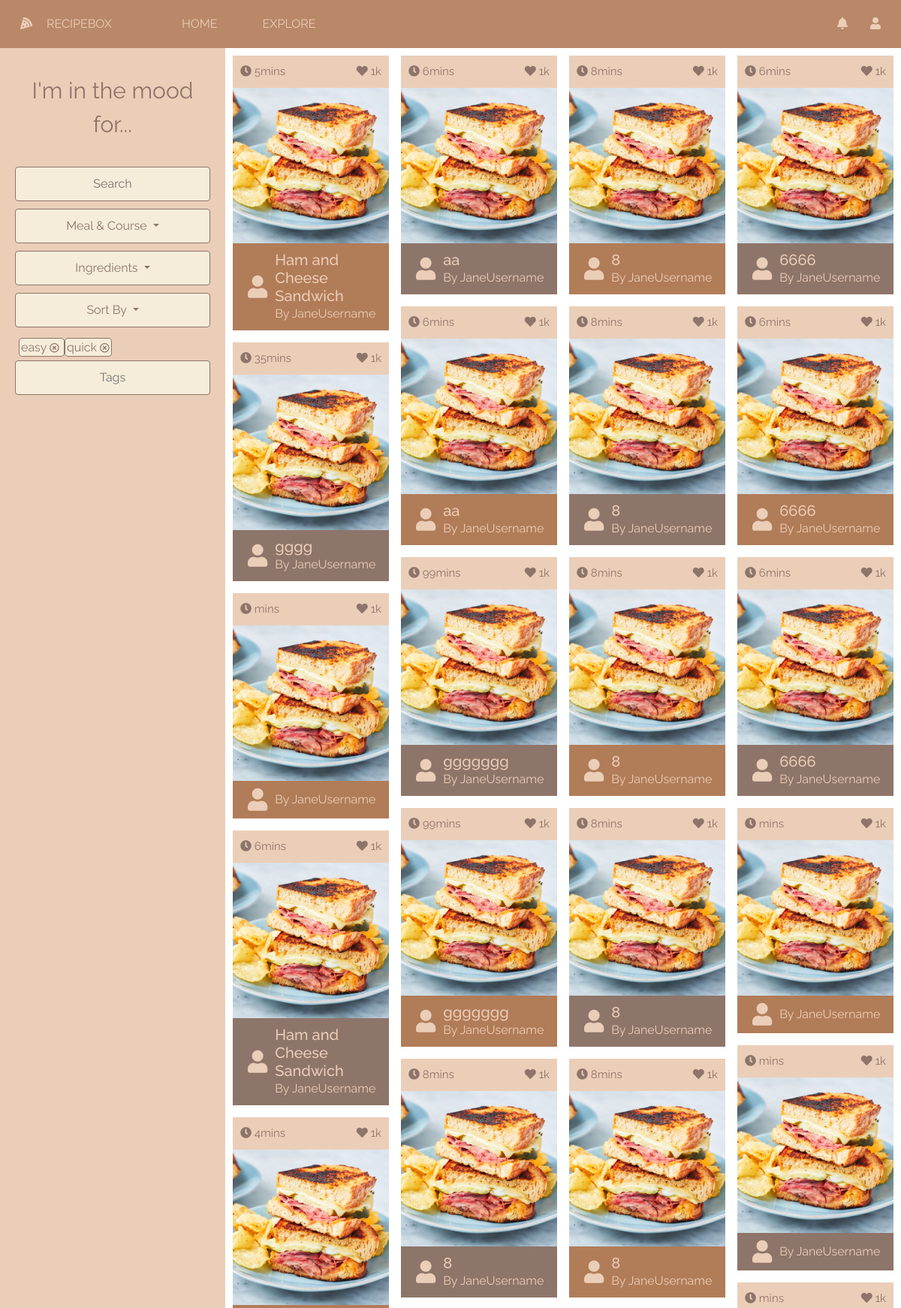
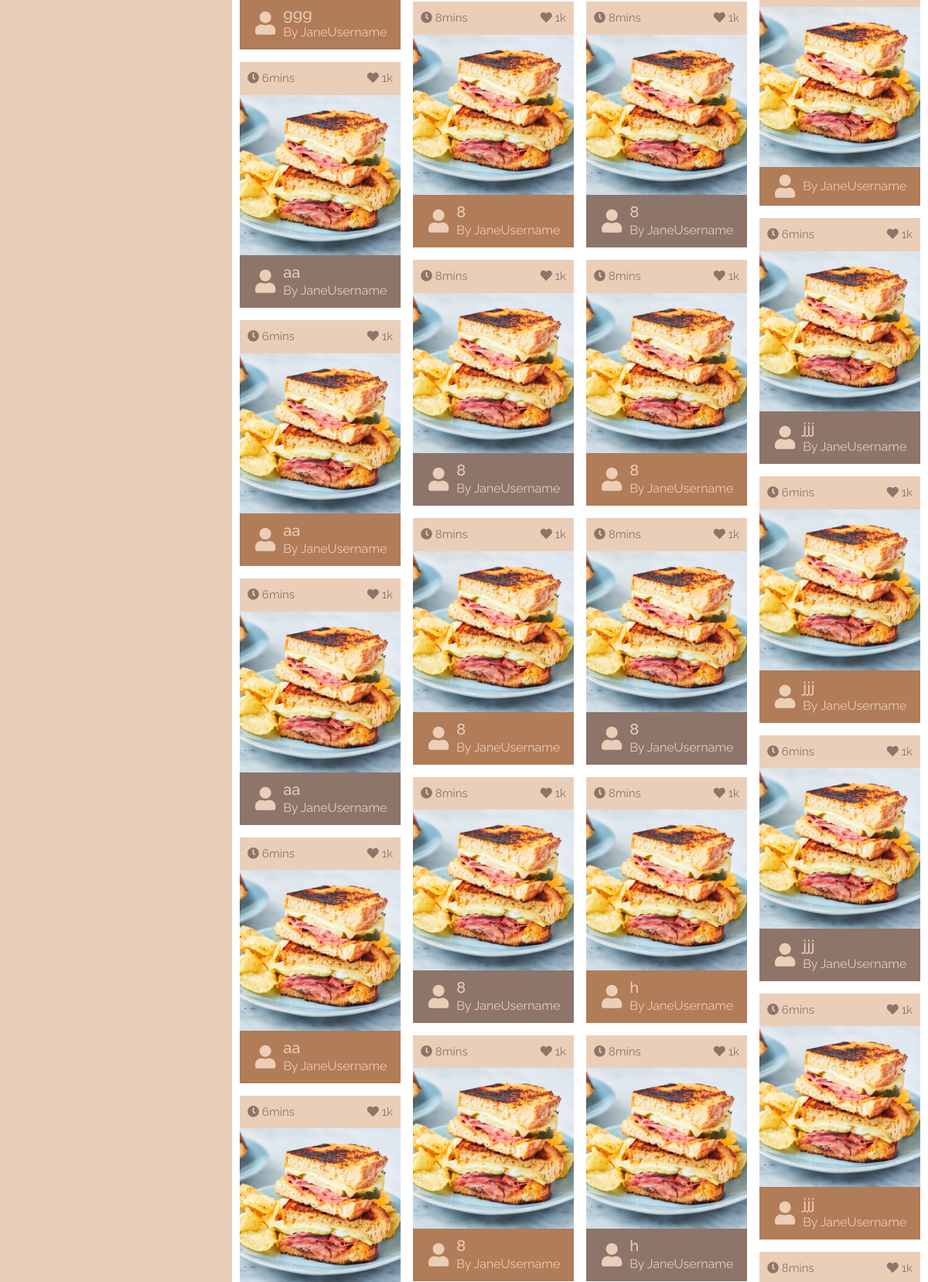
Screenshot of /recipe/ (upper part) with the database file from the repository (2 pictures, top to bottom).
### recipebox/models/recipes.py (models this page shows, shortened)
class Recipe(db.Model):
    __tablename__ = "recipe"
    id = db.Column(db.Integer, primary_key=True)
    name = db.Column(db.String(30), nullable=False)
    picture = db.Column(db.String(150), nullable=False)
    cook_time = db.Column(db.Integer, nullable=False)
    ingredients = db.relationship('RecipeIngredient', backref="recipe_object", lazy=True)
    procedures = db.relationship('RecipeProcedure', backref="recipe_object", lazy=True)
    user_id = db.Column(db.Integer, db.ForeignKey('user.id'), nullable=False)
    likes = db.relationship('Like', backref="recipe_object", lazy=True)
    ratings = db.relationship('Rating', backref="recipe_object", lazy=True)
    tags  =  db.relationship('Tag', secondary=tags, lazy='subquery', backref=db.backref('recipes', lazy=True))

### recipebox/recipes/recipes.py (the view)
@recipe_bp.route('/recipe/')
def recipe():
    selected_recipes = Recipe.query.all()
    return render_template('browse.html', browse_items=selected_recipes)

### recipebox/recipes/templates/browse.html (shortened to what this page needs)
{% extends "base.html" %}
{% block head %}
	{{ super() }}
	<link rel="stylesheet" type="text/css" href="{{ url_for('static', filename='css/recipes/browse.css') }}"/>
{% endblock %}
{% block content %}
	<div id="browse-container" class="container-fluid">
		<div id="content-row" class="row">
			<div id="search-col" class="col-3">
				<br/>
				<p>I'm in the mood for...</p>
				<br/>
				<div><input type="text" placeholder="Search"/></div>
				<div class="dropdown">
					<button class="btn btn-secondary dropdown-toggle" type="button" id="dropdownMenuButton"
					        data-toggle="dropdown" aria-haspopup="true" aria-expanded="false">
						Meal & Course
					</button>
				</div>
				<div class="dropdown">
					<button class="btn btn-secondary dropdown-toggle" type="button" id="dropdownMenuButton"
					        data-toggle="dropdown" aria-haspopup="true" aria-expanded="false">
						Ingredients
					</button>
				</div>
				<div class="dropdown">
					<button class="btn btn-secondary dropdown-toggle" type="button" id="dropdownMenuButton"
					        data-toggle="dropdown" aria-haspopup="true" aria-expanded="false">
						Sort By
					</button>
				</div>
				<div id="tags">
					<div class="tag-container">
						<div class="tag">
							easy
							<a href="#"><i class="far fa-times-circle"></i></a>
						</div>
						<div class="tag">
							quick
							<a href="#"><i class="far fa-times-circle"></i></a>
						</div>
					</div>
					<input type="text" placeholder="Tags"/>
				</div>
				{% include 'footer.html' ignore missing %}
			<div id="browse-entries" class="col-9 offset-3">
				<div class="masonry">
					{% for item in browse_items %}
						<div class="masonry-item">
							<div id="item-header">
								<p><i class="fas fa-clock"></i> {{ item.cook_time }}mins</p>
								<p class="right-text"><i class="fas fa-heart"></i> 1k</p>
							</div>
							<a href="{{ url_for('recipe_bp.recipe_view', id=item.id) }}"><img
									src="{{ url_for('static', filename='res/recipes/' + item.picture) }}"></a>
							<div id="item-footer">
								<i class="fas fa-user"></i>
								<div>
									<a href="{{ url_for('recipe_bp.recipe_view', id=item.id) }}">
										<h5>{{ item.name }}</h5></a>
									<p>By JaneUsername</p>
								</div>
							</div>
						</div>
					{% endfor %}
				</div>
			</div>
{% endblock %}

### recipebox/templates/base.html (shortened to what this page needs)
<!DOCTYPE html>
<html lang="en" dir="ltr">
<head>
	{% block head %}
		<link href="https://cdn.jsdelivr.net/npm/bootstrap@5.0.0-beta3/dist/css/bootstrap.min.css" rel="stylesheet"
/>
		<link rel="stylesheet" href="https://use.fontawesome.com/releases/v5.8.1/css/all.css">
		<link rel="stylesheet" type="text/css" href="{{ url_for('static', filename='css/recipebox.css') }}"/>
	{% endblock %}
</head>
<body>
{% block navbar %}
	{% include 'navbar.html' ignore missing %}
{% endblock %}
<div id="content" class="container-fluid">
	{% block content %}{% endblock %}
</body>
</html>

### recipebox/templates/navbar.html
<link rel="stylesheet" type="text/css" href="{{ url_for('static', filename='css/navbar.css') }}"/>
<div class="container-fluid fixed-top">
	<div id="header" class="row">
		<div id="logo" class="col-12 col-md-2 justify-content-center justify-content-md-start vertical-center">
			<i class="fas fa-pizza-slice"></i> RECIPEBOX
		</div>
		<div id="navbar" class="col vertical-center d-flex">
			<button><a href="{{ url_for('general_bp.index') }}">HOME</a></button>
			<button><a href="{{ url_for('recipe_bp.recipe') }}">EXPLORE</a></button>
		</div>
		<div id="user-info" class="col-md-2 vertical-center justify-content-end d-flex">
			<button><a href=""><i class="fas fa-bell"></i></a></button>
			<button><a href=""><i class="fas fa-user"></i></a></button>
		</div>
	</div>
</div>

### recipebox/templates/footer.html (shortened to what this page needs)
<link rel="stylesheet" type="text/css" href="{{ url_for('static', filename='css/footer.css') }}"/>
</div>
</div>
</div>
</div>

### recipebox/static/css/recipebox.css (style rules this page uses)
html { min-height: 100%; }
body { background: url("../res/background.png") no-repeat center center fixed; background-size: cover; color: #f5edda; height: 100%; font-family: "Raleway", sans-serif; }
a { text-decoration: none; color: #ebceb8; }
.vertical-center { margin-top: auto; margin-bottom: auto; }
#content { margin-top: 8vh; margin-bottom: 5vh; padding: 0px; min-height: 87vh; }
input { width: 100%; }
input, .btn, .input-group-text, .form-control, .form-control:focus { border: 1px solid #8e756a; border-radius: 0.25rem; background-color: #f5edda; color: #8e756a; padding: 10px; }
.tag-container { padding: 5px; }
.tag { display: inline; background-color: #f5edda; border: 1px solid #8e756a; border-radius: 0.25rem; padding: 2px; color: #8e756a; }
.tag a { color: #8e756a; font-size: 0.8em; vertical-align: center; }
.dropdown-toggle, .custom-select, .dropdown-item, .dropdown-menu { background-color: #f5edda; color: #8e756a; border-color: #8e756a; }
.masonry { column-count: 4; column-gap: 1em; padding: 10px; }
.masonry-item { background-color: #ebceb8; color: #8e756a; display: inline-block; margin: 0 0 1em; width: 100%; }
.masonry-item a { color: inherit; }
.masonry-item img { object-fit: contain; width: 100%; }

### recipebox/static/css/recipes/browse.css (style rules this page uses)
#content { height: 87vh; }
#browse-container, #content-row { height: 100%; }
#search-col { background-color: #ebceb8; padding: 0px; color: #8e756a; position: fixed; height: 100%; }
#search-col > * { padding: 10px 20px 0px 20px; }
#search-col p { font-size: 30px; text-align: center; margin: 0px; }
#dropdownMenuButton { width: 100%; padding: 10px; }
#browse-entries { padding: 0px; }
.masonry-item #item-header, .masonry-item #item-footer { padding: 10px; }
.masonry-item #item-header > *, .masonry-item #item-footer > * { display: inline-block; }
#item-header, #item-footer { display: flex; justify-content: left; align-items: center; }
#item-footer { color: #ebceb8; background-color: #B17C58; }
#item-header *, #item-footer * { margin: 0px; }
#item-header * { font-size: 15px; }
#item-footer i { font-size: 30px; padding: 0px 10px; }
.masonry-item:nth-child(2n) #item-footer { background-color: #8e756a; }
#item-header .right-text { margin-right: 0; margin-left: auto; }

### recipebox/static/css/navbar.css (style rules this page uses)
button { padding: 0px; background: none; border: none; }
#header { background-color: #B17C58E6; height: 8vh; font-family: "Raleway", sans-serif; color: #ebceb8; }
#navbar * { margin: 0px 15px; }
#user-info > *, #logo > * { margin: 0px 15px; }

### recipebox/static/css/footer.css (style rules this page uses)
button { padding: 0px; background: none; border: none; }

### rows the page displays
Recipe: cook_time "5", picture (picture), name "Ham and Cheese Sandwich"
Recipe: cook_time "35", picture (picture), name "gggg"
Recipe: picture (picture)
Recipe: cook_time "6", picture (picture), name "Ham and Cheese Sandwich"
Recipe: cook_time "4", picture (picture), name "ggg"
Recipe: cook_time "6", picture (picture), name "aa"
Recipe: cook_time "6", picture (picture), name "aa"
Recipe: cook_time "6", picture (picture), name "aa"
Recipe: cook_time "6", picture (picture), name "aa"
Recipe: cook_time "6", picture (picture)
Recipe: cook_time "6", picture (picture), name "aa"
Recipe: cook_time "6", picture (picture), name "aa"
Recipe: cook_time "99", picture (picture), name "ggggggg"
Recipe: cook_time "99", picture (picture), name "ggggggg"
Recipe: cook_time "8", picture (picture), name "8"
Recipe: cook_time "8", picture (picture), name "8"
Recipe: cook_time "8", picture (picture), name "8"
Recipe: cook_time "8", picture (picture), name "8"
Recipe: cook_time "8", picture (picture), name "8"
Recipe: cook_time "8", picture (picture), name "8"
Recipe: cook_time "8", picture (picture), name "8"
Recipe: cook_time "8", picture (picture), name "8"
Recipe: cook_time "8", picture (picture), name "8"
Recipe: cook_time "8", picture (picture), name "8"
Recipe: cook_time "8", picture (picture), name "8"
Recipe: cook_time "8", picture (picture), name "8"
Recipe: cook_time "8", picture (picture), name "8"
Recipe: cook_time "8", picture (picture), name "8"
Recipe: cook_time "8", picture (picture), name "h"
Recipe: cook_time "8", picture (picture), name "h"
Recipe: cook_time "6", picture (picture), name "6666"
Recipe: cook_time "6", picture (picture), name "6666"
Recipe: cook_time "6", picture (picture), name "6666"
Recipe: picture (picture)
Recipe: picture (picture)
Recipe: picture (picture)
Recipe: cook_time "6", picture (picture), name "jjj"
Recipe: cook_time "6", picture (picture), name "jjj"
Recipe: cook_time "6", picture (picture), name "jjj"
Recipe: cook_time "6", picture (picture), name "jjj"
Recipe: cook_time "8"
